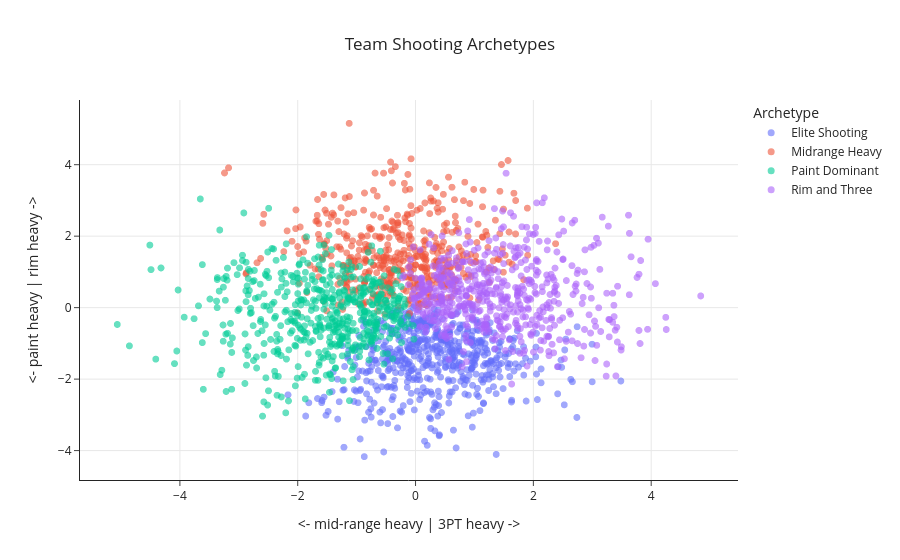

The code cell stored with this chart in its notebook:
### Code cell
# plot to visualize shooting archetype clusters
plot_archetypes(df=rank,x_col='style_x',y_col='style_y',color_col='shooting_archetype',hover_cols=['teamMarket','competitionName'],x_title='<- mid-range heavy | 3PT heavy ->',y_title='<- paint heavy | rim heavy ->')

### Figure 1 — Plotly figure (JSON) as saved in the notebook; plotly's stock layout.template omitted (floating-point values rounded to 4 significant figures; data arrays with more than 128 entries replaced by an {"elided": "..."} marker saying what was removed)
{"data": [{"customdata": {"elided": "579x2 str values"}, "hovertemplate": "shooting_archetype=Elite Shooting<br>style_x=%{x}<br>style_y=%{y}<br>teamMarket=%{customdata[0]}<br>competitionName=%{customdata[1]}<extra></extra>", "legendgroup": "Elite Shooting", "marker": {"color": "#636efa", "opacity": 0.6, "size": 7, "symbol": "circle"}, "mode": "markers", "name": "Elite Shooting", "showlegend": true, "type": "scattergl", "x": {"elided": "579 float values"}, "xaxis": "x", "y": {"elided": "579 float values"}, "yaxis": "y"}, {"customdata": {"elided": "486x2 str values"}, "hovertemplate": "shooting_archetype=Midrange Heavy<br>style_x=%{x}<br>style_y=%{y}<br>teamMarket=%{customdata[0]}<br>competitionName=%{customdata[1]}<extra></extra>", "legendgroup": "Midrange Heavy", "marker": {"color": "#EF553B", "opacity": 0.6, "size": 7, "symbol": "circle"}, "mode": "markers", "name": "Midrange Heavy", "showlegend": true, "type": "scattergl", "x": {"elided": "486 float values"}, "xaxis": "x", "y": {"elided": "486 float values"}, "yaxis": "y"}, {"customdata": {"elided": "538x2 str values"}, "hovertemplate": "shooting_archetype=Paint Dominant<br>style_x=%{x}<br>style_y=%{y}<br>teamMarket=%{customdata[0]}<br>competitionName=%{customdata[1]}<extra></extra>", "legendgroup": "Paint Dominant", "marker": {"color": "#00cc96", "opacity": 0.6, "size": 7, "symbol": "circle"}, "mode": "markers", "name": "Paint Dominant", "showlegend": true, "type": "scattergl", "x": {"elided": "538 float values"}, "xaxis": "x", "y": {"elided": "538 float values"}, "yaxis": "y"}, {"customdata": {"elided": "556x2 str values"}, "hovertemplate": "shooting_archetype=Rim and Three<br>style_x=%{x}<br>style_y=%{y}<br>teamMarket=%{customdata[0]}<br>competitionName=%{customdata[1]}<extra></extra>", "legendgroup": "Rim and Three", "marker": {"color": "#ab63fa", "opacity": 0.6, "size": 7, "symbol": "circle"}, "mode": "markers", "name": "Rim and Three", "showlegend": true, "type": "scattergl", "x": {"elided": "556 float values"}, "xaxis": "x", "y": {"elided": "556 float values"}, "yaxis": "y"}], "layout": {"legend": {"title": {"text": "Archetype"}, "tracegroupgap": 0}, "shapes": [{"line": {"color": "gray", "dash": "dash"}, "type": "line", "x0": 0, "x1": 1, "xref": "x domain", "y0": 0, "y1": 0, "yref": "y"}, {"line": {"color": "gray", "dash": "dash"}, "type": "line", "x0": 0, "x1": 0, "xref": "x", "y0": 0, "y1": 1, "yref": "y domain"}], "title": {"text": "Team Shooting Archetypes", "x": 0.5}, "xaxis": {"anchor": "y", "domain": [0, 1], "gridwidth": 1, "showgrid": true, "title": {"text": "<- mid-range heavy | 3PT heavy ->"}}, "yaxis": {"anchor": "x", "domain": [0, 1], "gridwidth": 1, "showgrid": true, "title": {"text": "<- paint heavy | rim heavy ->"}}}}
